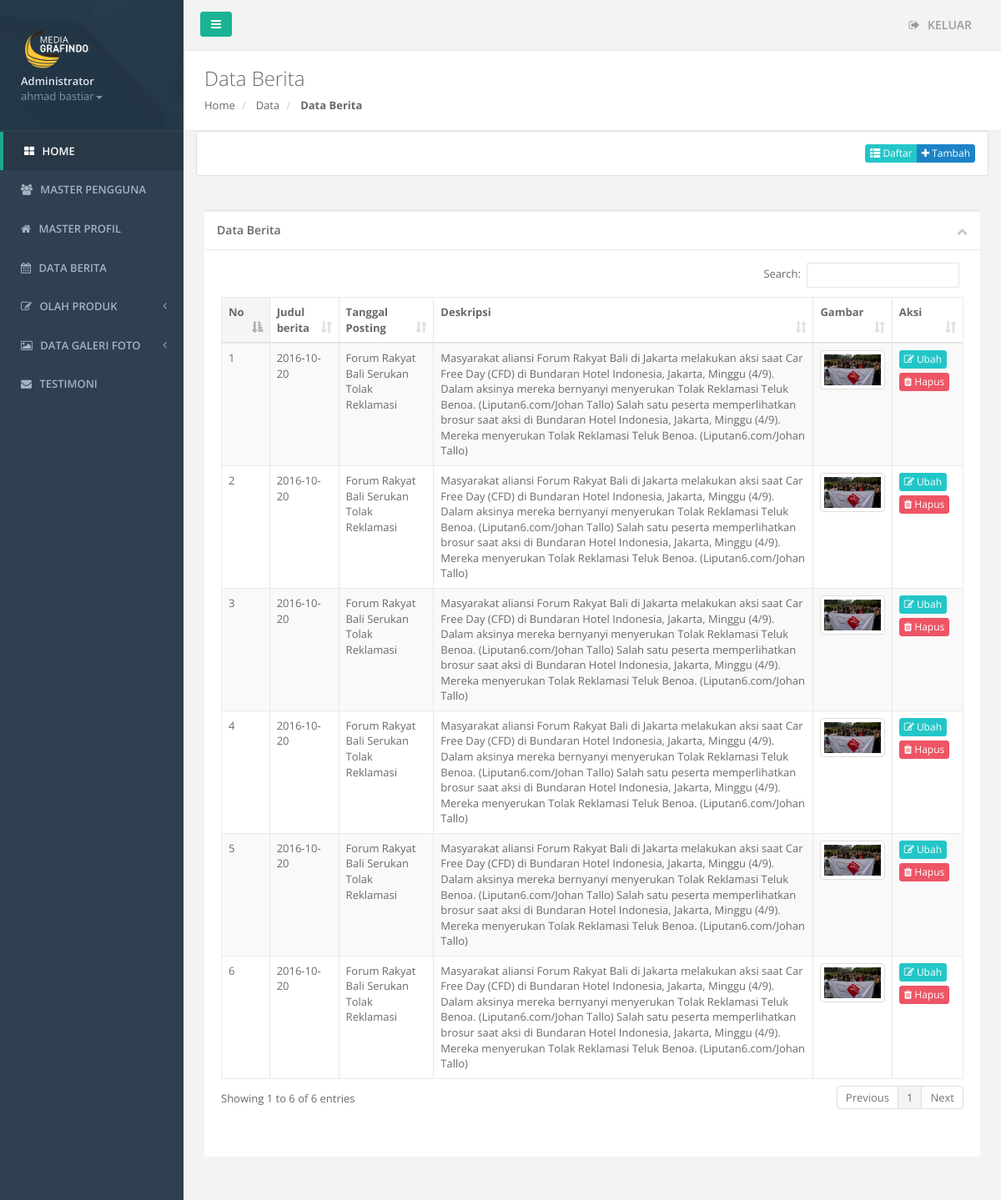
/admin/index.php?hal=berita/daftar (signed in), run on the app's committed database.
### tables this page shows
CREATE TABLE `berita` (
  `idberita` int(11) NOT NULL AUTO_INCREMENT,
  `tgl_posting` date NOT NULL,
  `judul_berita` varchar(100) NOT NULL,
  `deskripsi` text NOT NULL,
  `gambar` varchar(100) NOT NULL,
  PRIMARY KEY (`idberita`)
);

### admin/berita/daftar.php (the view, shortened to what this page needs)
<div class="row wrapper border-bottom white-bg page-heading">
<div class="col-lg-10">
    <h2>Data Berita</h2>
    <ol class="breadcrumb">
        <li>
            <a href="index.php">Home</a>
        </li>
        <li>
            <a>Data</a>
        </li>
        <li class="active">
            <strong>Data Berita</strong>
        </li>
    </ol>
</div>
</div>
<div class="panel panel-default">
    <div class="panel-body">
        <div align="right">
            <div class="btn-group">
                <a class="btn btn-info btn-xs" type="button" href="index.php?hal=berita/daftar" ><span class="glyphicon glyphicon-th-list"></span> Daftar</a>
                <a  class="btn btn-success btn-xs" type="button" href="index.php?hal=berita/tambah"  ><span class="fa fa-plus"></span> Tambah</a>
            </div>
        </div>
    </div>
</div>
<div class="wrapper wrapper-content animated fadeInRight">
    <div class="row">
        <div class="col-lg-12">
        <div class="ibox float-e-margins">
            <div class="ibox-title">
                <h5>Data Berita</h5>
                <div class="ibox-tools">
                    <a class="collapse-link">
                        <i class="fa fa-chevron-up"></i>
                    </a>
                </div>
            </div>
            <div class="ibox-content">
            <div class="table-responsive">
            <table class="table table-striped table-bordered table-hover datatable" id="tabel">
            <thead>
            <tr>
                <th>No</th>
                <th>Judul berita</th>
                <th>Tanggal Posting</th>
                <th>Deskripsi</th>
                <th>Gambar</th>
                <th>Aksi</th>
            </tr>
            </thead>
            <tbody>
                    <?php
                        $no=1;
                        $sql = mysql_query("SELECT * FROM berita ORDER BY idberita DESC");
                        while ($row = mysql_fetch_array($sql)) {
                            $gambar = $row['gambar'];
                            echo "<tr class='gradeX'>
                                    <td>".$no++."</td>
                                    <td>".$row['tgl_posting']."</td>
                                    <td>".$row['judul_berita']."</td>
                                    <td>".$row['deskripsi']."</td>
                                    <td><img src='../gambar/".$gambar."' class='img-thumbnail' width='100' height='100'></td>
                                    <td>
                                        <a class='btn btn-xs btn-info' href='index.php?hal=berita/ubah&id=".$row['idberita']."'><span class='fa fa-pencil-square-o'></span> Ubah</a>
                                        <a class='btn btn-xs btn-danger' href='index.php?hal=berita/daftar&hapus=".$row['idberita']."'><span class='fa fa-trash'></span> Hapus</a>
                                    </td>
                                </tr>";
                        }
                     ?>
                    </tbody>
                    </table>
                        </div>
                    </div>
                </div>
            </div>
            </div>
        </div>

### admin/index.php (shortened to what this page needs)
<!DOCTYPE html>
<html>
<head>
    <link href="css/bootstrap.min.css" rel="stylesheet">
    <link href="font-awesome/css/font-awesome.css" rel="stylesheet">
    <link href="css/plugins/toastr/toastr.min.css" rel="stylesheet">
    <link href="js/plugins/gritter/jquery.gritter.css" rel="stylesheet">
    <link href="css/animate.css" rel="stylesheet">
    <link href="css/style.css" rel="stylesheet">
    <link rel="stylesheet" type="text/css" href="css/plugins/dataTables/datatables.min.css">
    <link rel="stylesheet" type="text/css" href="css/plugins/select2/select2.min.css">
</head>
<body>
    <?php
    if(isset($_SESSION['idpengguna']) && isset($_SESSION['namalengkap'])) {
      ?>
    <div id="wrapper">
            <?php include 'menukiri.php'; ?>
        <div id="page-wrapper" class="gray-bg dashbard-1">
            <?php
                include 'menuatas.php';
                if(isset($_GET['hal']))
                  {
                    include($_GET['hal'].'.php');
                  }else{
                   include 'kontentengah.php';
                 }
             ?>
        </div>
    </div>
    <?php }else{
          include('login.php');
          }
        ?>
</body>
</html>

### admin/menukiri.php (shortened to what this page needs)
<nav class="navbar-default navbar-static-side" role="navigation">
            <div class="sidebar-collapse">
                <ul class="nav metismenu" id="side-menu">
                    <li class="nav-header">
                        <div class="dropdown profile-element"> <span>
                            <img alt="image" class="img-responsive" src="../gambar/logo.png"  width="250" />
                             </span>
                            <a data-toggle="dropdown" class="dropdown-toggle" href="#">
                            <span class="clear"> <span class="block m-t-xs"> <strong class="font-bold">Administrator</strong>
                             </span> <span class="text-muted text-xs block"><?php echo $_SESSION['namalengkap']; ?><b class="caret"></b></span> </span> </a>
                        </div>
                    </li>
                    <li class="active">
                        <a href="index.php"><i class="fa fa-th-large"></i> <span class="nav-label">HOME</span> </a>
                    </li>
                    <li>
                        <a href="index.php?hal=pengguna/daftar"><i class="fa fa-users"></i> <span class="nav-label">MASTER PENGGUNA</span></a>
                    </li>
                    <li>
                        <a href="index.php?hal=profil/daftar"><i class="fa fa-home"></i> <span class="nav-label">MASTER PROFIL</span>  </a>
                    </li>
                    <li>
                        <a href="index.php?hal=berita/daftar"><i class="fa fa-calendar"></i> <span class="nav-label">DATA BERITA</span></a>
                    </li>
                    <li>
                        <a href="#"><i class="fa fa-edit"></i> <span class="nav-label">OLAH PRODUK</span><span class="fa arrow"></span></a>
                    </li>
                    <li>
                        <a href="#"><i class="fa fa-picture-o"></i> <span class="nav-label">DATA GALERI FOTO</span><span class="fa arrow"></span></a>
                    </li>
                    <li>
                        <a href="index.php?hal=testimoni/daftar"><i class="fa fa-envelope"></i> <span class="nav-label">TESTIMONI</span></a>
                    </li>
                </ul>
            </div>
        </nav>

### admin/menuatas.php
<div class="row border-bottom">
        <nav class="navbar navbar-static-top" role="navigation" style="margin-bottom: 0">
        <div class="navbar-header">
        <a class="navbar-minimalize minimalize-styl-2 btn btn-primary " href="#"><i class="fa fa-bars"></i> </a>
        </div>
            <ul class="nav navbar-top-links navbar-right">
                <li>
                    <a href="index.php?logout=1">
                        <i class="fa fa-sign-out"></i> KELUAR
                    </a>
                </li>
            </ul>
        </nav>
        </div>

### data on the page
berita: tgl_posting "2016-10-20", judul_berita "Forum Rakyat Bali Serukan Tolak Reklamasi", deskripsi "Masyarakat aliansi Forum Rakyat Bali di Jakarta melakukan aksi saat Car Free Day (CFD) di Bundaran Hotel Indonesia, Jakarta, Minggu (4/9). Dalam aksinya mereka bernyanyi menyerukan Tolak Reklamasi Teluk Benoa. (Liputan6.com/Johan Tallo) Salah satu peserta memperlihatkan brosur saat aksi di Bundaran Hotel Indonesia, Jakarta, Minggu (4/9). Mereka menyerukan Tolak Reklamasi Teluk Benoa. (Liputan6.com/Johan Tallo)", gambar (picture)
berita: tgl_posting "2016-10-20", judul_berita "Forum Rakyat Bali Serukan Tolak Reklamasi", deskripsi "Masyarakat aliansi Forum Rakyat Bali di Jakarta melakukan aksi saat Car Free Day (CFD) di Bundaran Hotel Indonesia, Jakarta, Minggu (4/9). Dalam aksinya mereka bernyanyi menyerukan Tolak Reklamasi Teluk Benoa. (Liputan6.com/Johan Tallo) Salah satu peserta memperlihatkan brosur saat aksi di Bundaran Hotel Indonesia, Jakarta, Minggu (4/9). Mereka menyerukan Tolak Reklamasi Teluk Benoa. (Liputan6.com/Johan Tallo)", gambar (picture)
berita: tgl_posting "2016-10-20", judul_berita "Forum Rakyat Bali Serukan Tolak Reklamasi", deskripsi "Masyarakat aliansi Forum Rakyat Bali di Jakarta melakukan aksi saat Car Free Day (CFD) di Bundaran Hotel Indonesia, Jakarta, Minggu (4/9). Dalam aksinya mereka bernyanyi menyerukan Tolak Reklamasi Teluk Benoa. (Liputan6.com/Johan Tallo) Salah satu peserta memperlihatkan brosur saat aksi di Bundaran Hotel Indonesia, Jakarta, Minggu (4/9). Mereka menyerukan Tolak Reklamasi Teluk Benoa. (Liputan6.com/Johan Tallo)", gambar (picture)
berita: tgl_posting "2016-10-20", judul_berita "Forum Rakyat Bali Serukan Tolak Reklamasi", deskripsi "Masyarakat aliansi Forum Rakyat Bali di Jakarta melakukan aksi saat Car Free Day (CFD) di Bundaran Hotel Indonesia, Jakarta, Minggu (4/9). Dalam aksinya mereka bernyanyi menyerukan Tolak Reklamasi Teluk Benoa. (Liputan6.com/Johan Tallo) Salah satu peserta memperlihatkan brosur saat aksi di Bundaran Hotel Indonesia, Jakarta, Minggu (4/9). Mereka menyerukan Tolak Reklamasi Teluk Benoa. (Liputan6.com/Johan Tallo)", gambar (picture)
berita: tgl_posting "2016-10-20", judul_berita "Forum Rakyat Bali Serukan Tolak Reklamasi", deskripsi "Masyarakat aliansi Forum Rakyat Bali di Jakarta melakukan aksi saat Car Free Day (CFD) di Bundaran Hotel Indonesia, Jakarta, Minggu (4/9). Dalam aksinya mereka bernyanyi menyerukan Tolak Reklamasi Teluk Benoa. (Liputan6.com/Johan Tallo) Salah satu peserta memperlihatkan brosur saat aksi di Bundaran Hotel Indonesia, Jakarta, Minggu (4/9). Mereka menyerukan Tolak Reklamasi Teluk Benoa. (Liputan6.com/Johan Tallo)", gambar (picture)
berita: tgl_posting "2016-10-20", judul_berita "Forum Rakyat Bali Serukan Tolak Reklamasi", deskripsi "Masyarakat aliansi Forum Rakyat Bali di Jakarta melakukan aksi saat Car Free Day (CFD) di Bundaran Hotel Indonesia, Jakarta, Minggu (4/9). Dalam aksinya mereka bernyanyi menyerukan Tolak Reklamasi Teluk Benoa. (Liputan6.com/Johan Tallo) Salah satu peserta memperlihatkan brosur saat aksi di Bundaran Hotel Indonesia, Jakarta, Minggu (4/9). Mereka menyerukan Tolak Reklamasi Teluk Benoa. (Liputan6.com/Johan Tallo)", gambar (picture)

### other printed values
$_SESSION['namalengkap'] "ahmad bastiar"
